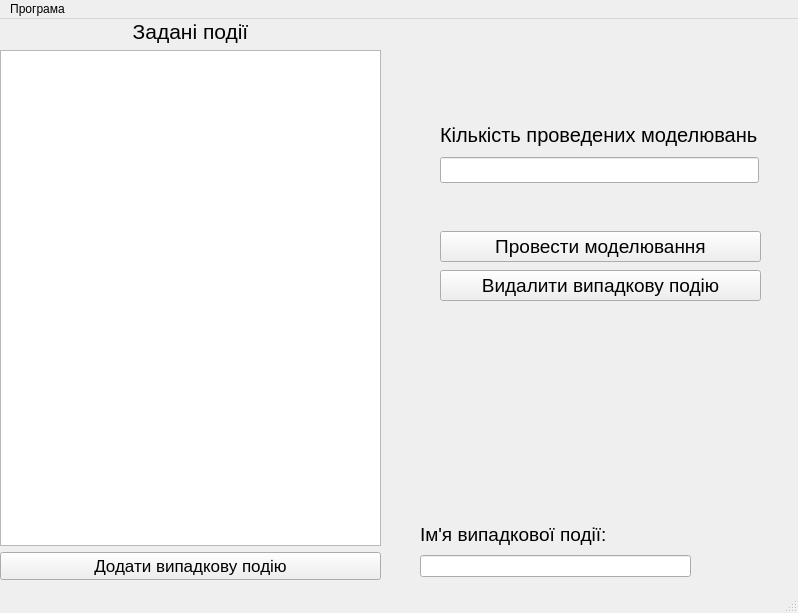
<?xml version="1.0" encoding="UTF-8"?>
<ui version="4.0">
 <class>MainWindow</class>
 <widget class="QMainWindow" name="MainWindow">
  <property name="geometry">
   <rect>
    <x>0</x>
    <y>0</y>
    <width>798</width>
    <height>613</height>
   </rect>
  </property>
  <property name="windowTitle">
   <string>MainWindow</string>
  </property>
  <property name="locale">
   <locale language="Ukrainian" country="Ukraine"/>
  </property>
  <widget class="QWidget" name="centralwidget">
   <widget class="QWidget" name="verticalLayoutWidget">
    <property name="geometry">
     <rect>
      <x>0</x>
      <y>0</y>
      <width>381</width>
      <height>561</height>
     </rect>
    </property>
    <layout class="QVBoxLayout" name="verticalLayout">
     <item>
      <widget class="QLabel" name="listName">
       <property name="font">
        <font>
         <pointsize>16</pointsize>
        </font>
       </property>
       <property name="text">
        <string>Задані події</string>
       </property>
       <property name="alignment">
        <set>Qt::AlignCenter</set>
       </property>
      </widget>
     </item>
     <item>
      <widget class="QListWidget" name="eventsList"/>
     </item>
     <item>
      <widget class="QPushButton" name="addEvent">
       <property name="font">
        <font>
         <pointsize>13</pointsize>
        </font>
       </property>
       <property name="text">
        <string>Додати випадкову подію</string>
       </property>
      </widget>
     </item>
    </layout>
   </widget>
   <widget class="QWidget" name="layoutWidget">
    <property name="geometry">
     <rect>
      <x>440</x>
      <y>100</y>
      <width>319</width>
      <height>64</height>
     </rect>
    </property>
    <layout class="QVBoxLayout" name="verticalLayout_2">
     <item>
      <widget class="QLabel" name="amountName">
       <property name="font">
        <font>
         <pointsize>15</pointsize>
        </font>
       </property>
       <property name="text">
        <string>Кількість проведених моделювань</string>
       </property>
      </widget>
     </item>
     <item>
      <widget class="QLineEdit" name="amountModel">
       <property name="font">
        <font>
         <pointsize>11</pointsize>
        </font>
       </property>
      </widget>
     </item>
    </layout>
   </widget>
   <widget class="QWidget" name="layoutWidget">
    <property name="geometry">
     <rect>
      <x>420</x>
      <y>500</y>
      <width>271</width>
      <height>58</height>
     </rect>
    </property>
    <layout class="QVBoxLayout" name="verticalLayout_3">
     <item>
      <widget class="QLabel" name="eventName">
       <property name="font">
        <font>
         <pointsize>14</pointsize>
        </font>
       </property>
       <property name="text">
        <string>Ім'я випадкової події:</string>
       </property>
      </widget>
     </item>
     <item>
      <widget class="QLineEdit" name="enterEventName"/>
     </item>
    </layout>
   </widget>
   <widget class="QWidget" name="">
    <property name="geometry">
     <rect>
      <x>440</x>
      <y>210</y>
      <width>321</width>
      <height>76</height>
     </rect>
    </property>
    <layout class="QVBoxLayout" name="verticalLayout_4">
     <item>
      <widget class="QPushButton" name="model">
       <property name="font">
        <font>
         <pointsize>14</pointsize>
        </font>
       </property>
       <property name="text">
        <string>Провести моделювання</string>
       </property>
      </widget>
     </item>
     <item>
      <widget class="QPushButton" name="deleteElemEvent">
       <property name="font">
        <font>
         <pointsize>14</pointsize>
        </font>
       </property>
       <property name="locale">
        <locale language="Ukrainian" country="Ukraine"/>
       </property>
       <property name="text">
        <string>Видалити випадкову подію</string>
       </property>
      </widget>
     </item>
    </layout>
   </widget>
  </widget>
  <widget class="QStatusBar" name="statusbar"/>
  <widget class="QMenuBar" name="menuBar">
   <property name="geometry">
    <rect>
     <x>0</x>
     <y>0</y>
     <width>798</width>
     <height>21</height>
    </rect>
   </property>
   <widget class="QMenu" name="menu">
    <property name="title">
     <string>Програма</string>
    </property>
    <addaction name="exit"/>
   </widget>
   <addaction name="menu"/>
  </widget>
  <action name="exit">
   <property name="text">
    <string>Вийти</string>
   </property>
  </action>
 </widget>
 <resources/>
 <connections/>
</ui>
